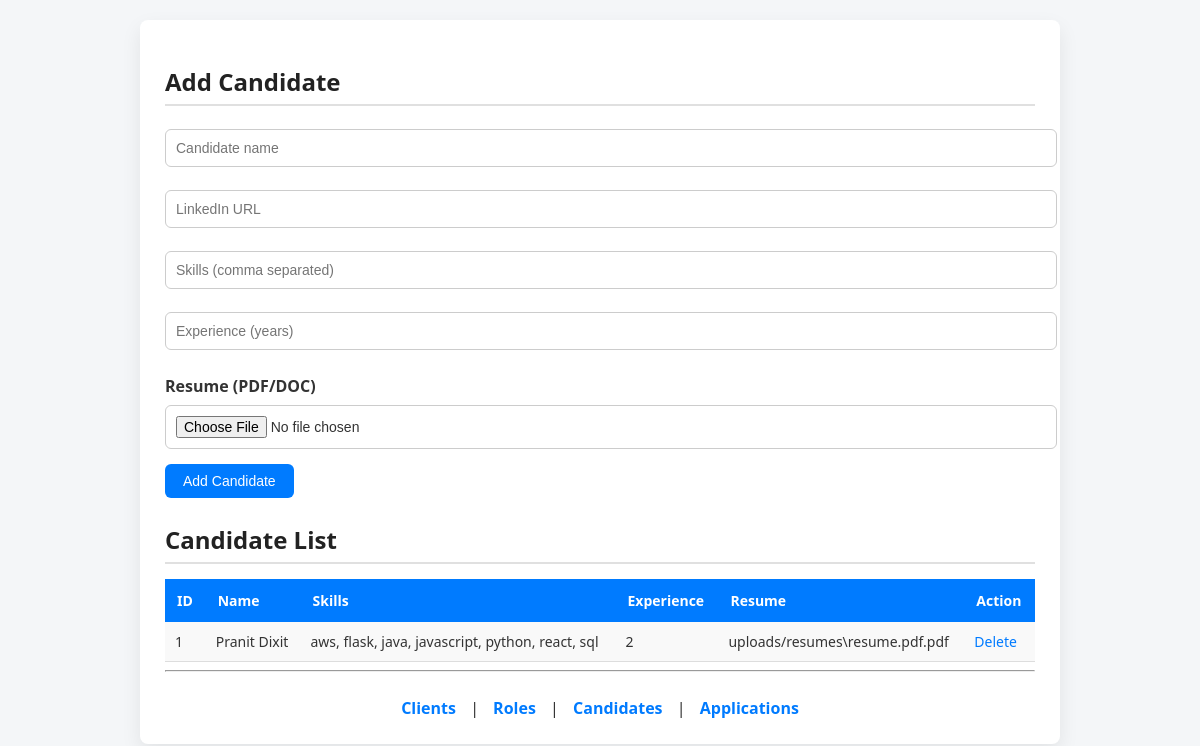
/candidates, run on an earlier commit of the app's database.
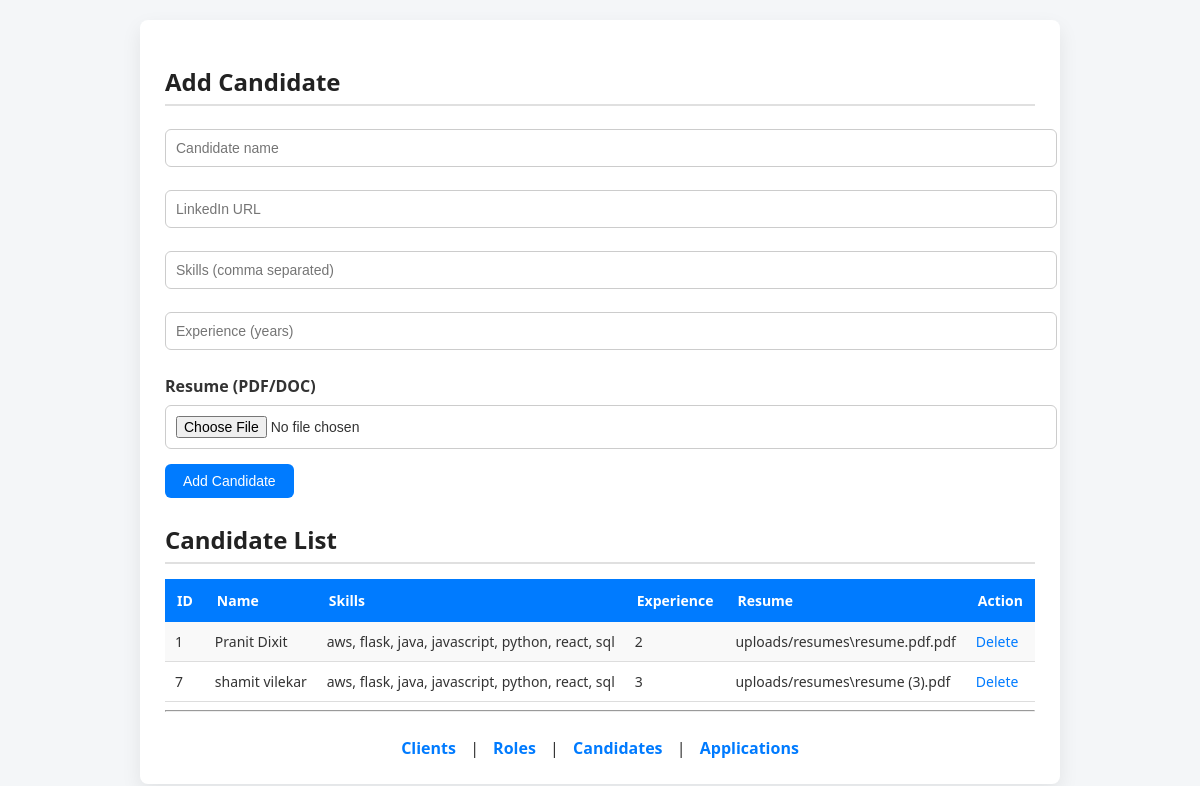
And on a later commit of the database.
### tables this page shows
CREATE TABLE Candidate (
    candidate_id INTEGER PRIMARY KEY AUTOINCREMENT,
    name TEXT COLLATE NOCASE,
    linkedin_url TEXT COLLATE NOCASE,
    skills TEXT,
    experience_years INTEGER,
    resume_file_path TEXT,
    UNIQUE(name, linkedin_url)
);

### app.py (the view, shortened to what this page needs)
@app.route("/candidates", methods=["GET", "POST"])
def candidates():
    db = get_db()
    cur = db.cursor()
    candidates = cur.execute("SELECT * FROM Candidate").fetchall()
    db.close()
    return render_template("candidates.html", candidates=candidates)

### app.py (called while the page is built)
def get_db():
    return sqlite3.connect("database.db")

### templates/candidates.html (shortened to what this page needs)
<!doctype html>
<html>
  <head>
    <link
      rel="stylesheet"
      href="{{ url_for('static', filename='style.css') }}"
    />
  </head>
  <body>
    <div class="container">
      <h2>Add Candidate</h2>
      <form method="post" enctype="multipart/form-data">
        <input type="text" name="name" placeholder="Candidate name" />
        <input type="text" name="linkedin_url" placeholder="LinkedIn URL" />
        <input
          type="text"
          name="skills"
          placeholder="Skills (comma separated)"
        />
        <input
          type="number"
          name="experience_years"
          placeholder="Experience (years)"
        />
        <label>Resume (PDF/DOC)</label>
        <input type="file" name="resume" accept=".pdf,.doc,.docx" />
        <button>Add Candidate</button>
      </form>
      <h2>Candidate List</h2>
      <table>
        <tr>
          <th>ID</th>
          <th>Name</th>
          <th>Skills</th>
          <th>Experience</th>
          <th>Resume</th>
          <th>Action</th>
        </tr>
        {% for c in candidates %}
        <tr>
          <td>{{ c[0] }}</td>
          <td>{{ c[1] }}</td>
          <td>{{ c[3] }}</td>
          <td>{{ c[4] }}</td>
          <td>{% if c[5] %} {{ c[5] }} {% else %} Not Uploaded {% endif %}</td>
          <td>
            <a
              href="/delete_candidate/{{ c[0] }}"
              onclick="
                return confirm(
                  'Are you sure you want to delete this candidate?',
                );
              "
              >Delete
            </a>
          </td>
        </tr>
        {% endfor %}
      </table>
      <hr />
      <div class="nav">
        <a href="/clients">Clients</a> | <a href="/roles">Roles</a> |
        <a href="/candidates">Candidates</a> |
        <a href="/applications">Applications</a>
      </div>
    </div>
  </body>
</html>

### static/style.css (style rules this page uses)
body { font-family: "Segoe UI", Arial, sans-serif; background-color: #f4f6f8; margin: 0; padding: 20px; color: #333; }
h2 { color: #222; margin-bottom: 15px; border-bottom: 2px solid #e0e0e0; padding-bottom: 6px; }
.container { background: #ffffff; padding: 25px; border-radius: 8px; width: 75%; margin: auto; box-shadow: 0 8px 20px rgba(0, 0, 0, 0.08); }
form { margin-bottom: 25px; }
label { font-weight: 600; margin-top: 10px; display: block; }
input, textarea, select { padding: 10px; width: 100%; margin: 8px 0 15px 0; border: 1px solid #ccc; border-radius: 6px; font-size: 14px; }
button { background-color: #007bff; color: white; padding: 9px 18px; border: none; border-radius: 6px; font-size: 14px; cursor: pointer; transition: background-color 0.2s ease, transform 0.1s ease; }
table { width: 100%; border-collapse: collapse; margin-top: 10px; font-size: 14px; }
table th { background-color: #007bff; color: white; padding: 12px; text-align: left; }
table td { padding: 10px; border-bottom: 1px solid #ddd; }
table tr:nth-child(even) { background-color: #f9f9f9; }
a { color: #007bff; text-decoration: none; font-weight: 500; }
.nav { margin-top: 25px; text-align: center; }
.nav a { margin: 0 10px; font-weight: 600; }

What changed in the data, as far as the page shows it:
added Candidate: candidate_id "7", name "shamit vilekar", skills "aws, flask, java, javascript, python, react, sql", experience_years "3", resume_file_path "uploads/resumes\\resume (3).pdf"
